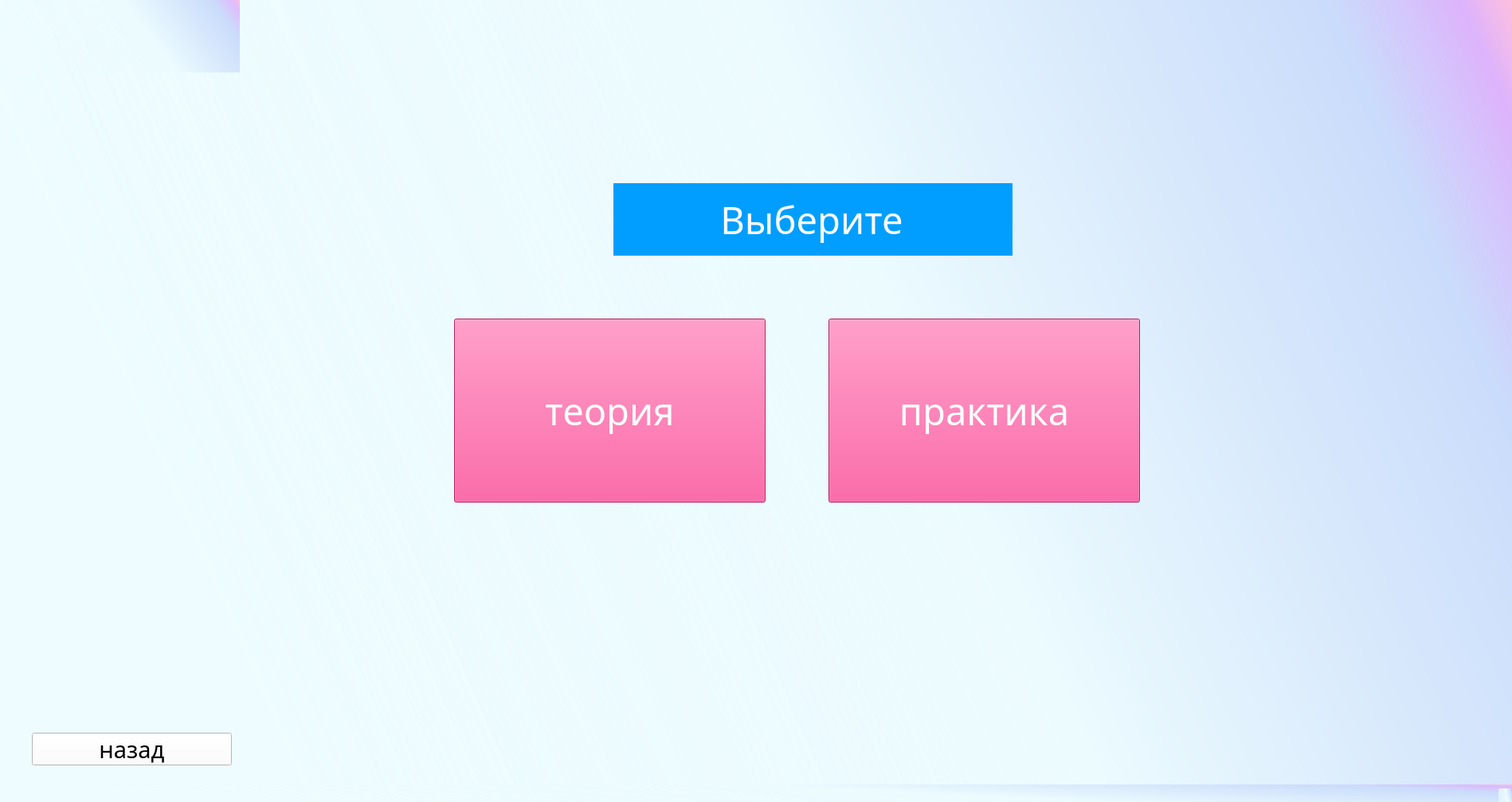
<?xml version="1.0" encoding="UTF-8"?>
<ui version="4.0">
 <class>MainWindow</class>
 <widget class="QMainWindow" name="MainWindow">
  <property name="geometry">
   <rect>
    <x>0</x>
    <y>0</y>
    <width>1898</width>
    <height>1007</height>
   </rect>
  </property>
  <property name="windowTitle">
   <string>MainWindow</string>
  </property>
  <property name="styleSheet">
   <string notr="true">background-color: qlineargradient(spread:pad, x1:0, y1:0.227, x2:1, y2:0, stop:0.0170455 rgba(237, 252, 255, 162), stop:0.522727 rgba(236, 251, 254, 255), stop:0.880682 rgba(202, 220, 251, 255), stop:0.965909 rgba(221, 179, 252, 223), stop:1 rgba(255, 191, 221, 255));</string>
  </property>
  <widget class="QWidget" name="centralwidget">
   <widget class="QPushButton" name="theoryButton">
    <property name="geometry">
     <rect>
      <x>570</x>
      <y>400</y>
      <width>391</width>
      <height>231</height>
     </rect>
    </property>
    <property name="font">
     <font>
      <family>Sitka Text Semibold</family>
      <pointsize>35</pointsize>
      <weight>7</weight>
      <italic>false</italic>
      <bold>false</bold>
     </font>
    </property>
    <property name="styleSheet">
     <string notr="true">background-color: rgb(255, 42, 134);
color: rgb(255, 255, 255);
border-color: rgb(255, 255, 255);
font: 63 35pt &quot;Sitka Text Semibold&quot;;</string>
    </property>
    <property name="text">
     <string>теория</string>
    </property>
   </widget>
   <widget class="QPushButton" name="practiseButton">
    <property name="geometry">
     <rect>
      <x>1040</x>
      <y>400</y>
      <width>391</width>
      <height>231</height>
     </rect>
    </property>
    <property name="font">
     <font>
      <family>Sitka Text Semibold</family>
      <pointsize>35</pointsize>
      <weight>7</weight>
      <italic>false</italic>
      <bold>false</bold>
     </font>
    </property>
    <property name="styleSheet">
     <string notr="true">background-color: rgb(255, 42, 134);
color:rgb(255, 255, 255);
border-color: rgb(255, 255, 255);
font: 63 35pt &quot;Sitka Text Semibold&quot;;</string>
    </property>
    <property name="text">
     <string>практика</string>
    </property>
   </widget>
   <widget class="QLabel" name="label">
    <property name="geometry">
     <rect>
      <x>770</x>
      <y>230</y>
      <width>501</width>
      <height>91</height>
     </rect>
    </property>
    <property name="font">
     <font>
      <family>Sitka Text Semibold</family>
      <pointsize>35</pointsize>
      <weight>7</weight>
      <italic>false</italic>
      <bold>false</bold>
     </font>
    </property>
    <property name="styleSheet">
     <string notr="true">background-color: rgb(1, 158, 255);
color: rgb(255, 255, 255);
font: 63 35pt &quot;Sitka Text Semibold&quot;;</string>
    </property>
    <property name="text">
     <string>           Выберите</string>
    </property>
   </widget>
   <widget class="QLabel" name="logoLabel">
    <property name="geometry">
     <rect>
      <x>10</x>
      <y>0</y>
      <width>291</width>
      <height>91</height>
     </rect>
    </property>
    <property name="text">
     <string/>
    </property>
   </widget>
   <widget class="QPushButton" name="backButton">
    <property name="geometry">
     <rect>
      <x>40</x>
      <y>920</y>
      <width>251</width>
      <height>41</height>
     </rect>
    </property>
    <property name="font">
     <font>
      <family>Sitka Text Semibold</family>
      <pointsize>22</pointsize>
      <weight>7</weight>
      <italic>false</italic>
      <bold>false</bold>
     </font>
    </property>
    <property name="styleSheet">
     <string notr="true">background-color: rgba(255, 255, 255);
color: rgb(0, 0, 0);
border-color: rgb(255, 255, 255);
font: 63 22pt &quot;Sitka Text Semibold&quot;;</string>
    </property>
    <property name="text">
     <string>назад</string>
    </property>
   </widget>
  </widget>
  <widget class="QMenuBar" name="menubar">
   <property name="geometry">
    <rect>
     <x>0</x>
     <y>0</y>
     <width>1898</width>
     <height>21</height>
    </rect>
   </property>
  </widget>
  <widget class="QStatusBar" name="statusbar"/>
 </widget>
 <resources/>
 <connections/>
</ui>
